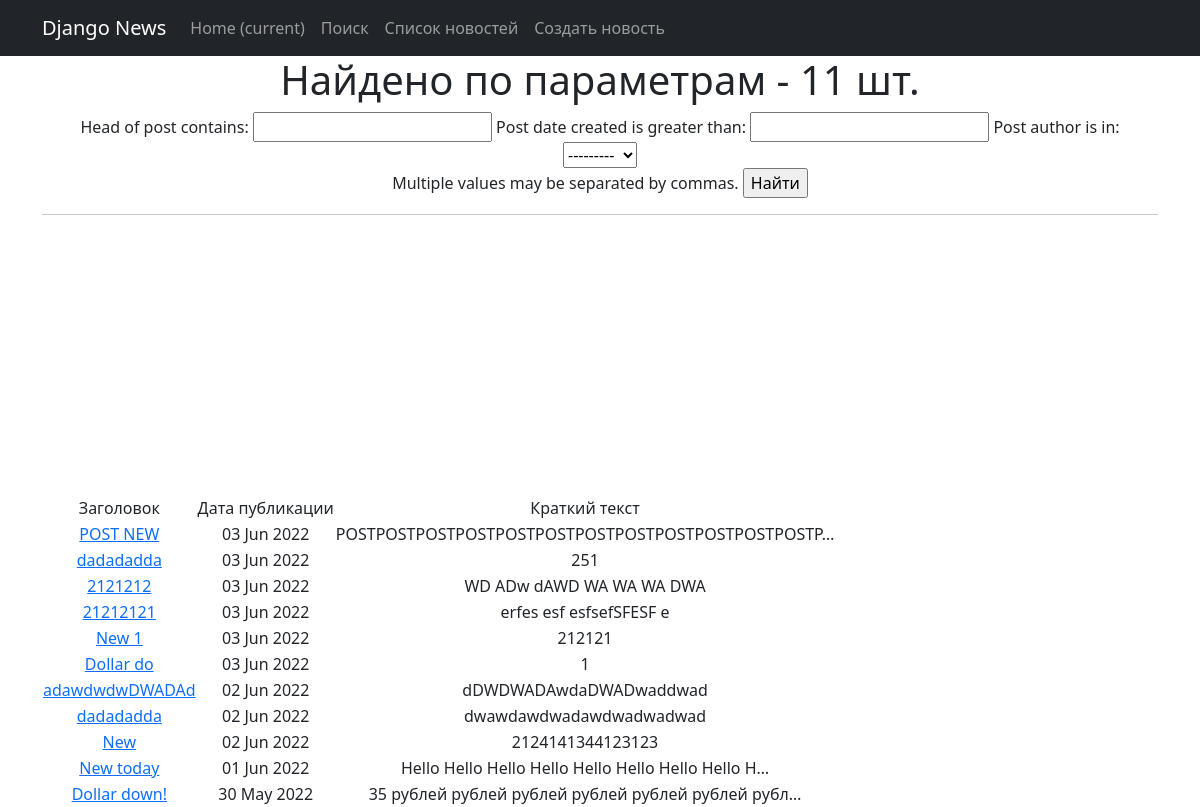
/news/search, run on the app's committed database.
### news/models.py (models this page shows, shortened)
class Post(models.Model):
    post = 'PO'
    news = 'NW'
    POSITIONS=[
    (post,'post'),
    (news,'news'),]
    post_author = models.ForeignKey(Author, on_delete = models.CASCADE)
    post_type = models.CharField(max_length=2, choices= POSITIONS)
    post_date_created = models.DateField(auto_now_add = True)
    post_detailed_time_created = models.TimeField(auto_now_add = True)
    category = models.ManyToManyField(Category, through = 'PostCategory')
    head_of_post = models.CharField(max_length = 255)
    article_text = models.TextField()
    post_raiting = models.IntegerField(default = 1)

### news/views.py (the view)
# urls.py: path('search', NewsListForSearck.as_view()),
class NewsListForSearck(ListView):
    model = Post
    template_name = 'search.html'
    context_object_name = 'searchNews'
    queryset = Post.objects.filter(post_type='NW').order_by('-id')
    def get_context_data(self, **kwargs):
        context = super().get_context_data(**kwargs)
        context['filter'] = PostFilter(self.request.GET, queryset=self.get_queryset())
        return context

### news/models.py (called while the page is built)
    def __str__(self):
        return f'{self.full_name.title()}'

### templates/search.html (shortened to what this page needs)
{% extends 'flatpages/default.html' %}
{% load custom_filters %}
{% block content %}
    <h1>Найдено по параметрам - {{ filter.qs|length }} шт.</h1>
    <form method="GET">
    {{ filter.form }}
    <input type="submit" value="Найти">
    </form>
    <hr>
    {% if searchNews  %}
        <table>
            <tr>
                <td>
                    Заголовок
                </td>
                <td>
                    Дата публикации
                </td>
                <td>
                    Краткий текст
                </td>
            </tr>
        {% for directNews in filter.qs %}
            <tr>
                <td>
                    <a href="{% url 'newsDetail' directNews.id %}">{{ directNews.head_of_post }}</a>
                </td>
                <td>
                    {{  directNews.post_date_created|date:'d M Y'  }}
                </td>
                <td>
                    {{ directNews.article_text|truncatechars:50 }}
                </td>
                <br>
            </tr>
        {% endfor %}
        </table>
        {% else %}
        <h2> Новостей нет!</h2>
    {% endif %}
{% endblock content %}

### data on the page
Post: head_of_post "POST NEW", post_date_created "03 Jun 2022", article_text "POSTPOSTPOSTPOSTPOSTPOSTPOSTPOSTPOSTPOSTPOSTPOSTP…"
Post: head_of_post "dadadadda", post_date_created "03 Jun 2022", article_text "251"
Post: head_of_post "2121212", post_date_created "03 Jun 2022", article_text "WD ADw dAWD WA WA WA DWA"
Post: head_of_post "21212121", post_date_created "03 Jun 2022", article_text "erfes esf esfsefSFESF e"
Post: head_of_post "New 1", post_date_created "03 Jun 2022", article_text "212121"
Post: head_of_post "Dollar do", post_date_created "03 Jun 2022", article_text "1"
Post: head_of_post "adawdwdwDWADAd", post_date_created "02 Jun 2022", article_text "dDWDWADAwdaDWADwaddwad"
Post: head_of_post "dadadadda", post_date_created "02 Jun 2022", article_text "dwawdawdwadawdwadwadwad"
Post: head_of_post "New", post_date_created "02 Jun 2022", article_text "2124141344123123"
Post: head_of_post "New today", post_date_created "01 Jun 2022", article_text "Hello Hello Hello Hello Hello Hello Hello Hello H…"
Post: head_of_post "Dollar down!", post_date_created "30 May 2022", article_text "35 рублей рублей рублей рублей рублей рублей рубл…"

### other printed values
{{ filter.qs|length }} "11"
